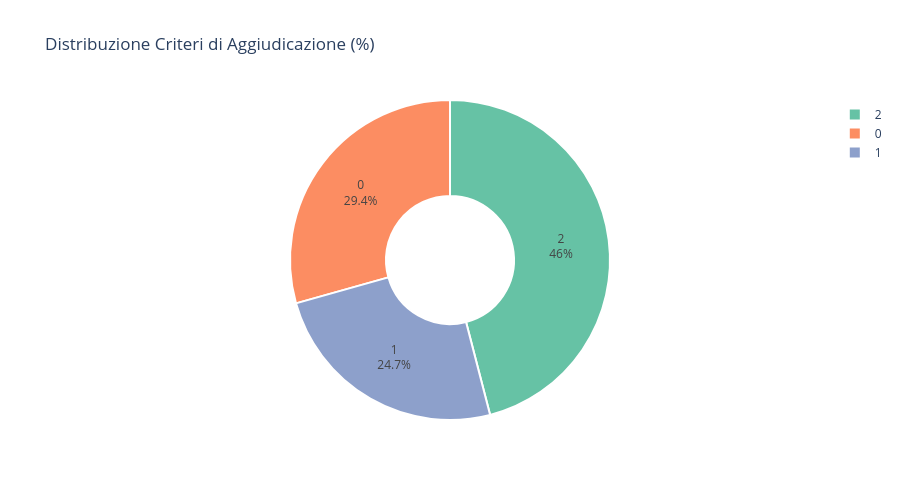

Write notebook code for a chart like this one.
### Markdown cell above
### Grafico 5: Distribuzione Criteri di Aggiudicazione - Donut Chart

**Scelta Tecnica**: Donut chart (pie con hole) per visualizzare composizione percentuale dei criteri. Il hole centrale aumenta leggibilità e consente inserimento testo informativo.

**Interpretazione**: Mostra dominanza relativa dei criteri nel mercato portoghese. Crescita MEAT (Most Economically Advantageous Tender) vs Prezzo Più Basso indica shift verso procurement basato su qualità/sostenibilità.

### Code cell
# Distribuzione percentuale criteri aggiudicazione
if Config.COL_AWARD in df_master.columns:
    award_dist = df_master[Config.COL_AWARD].value_counts().reset_index()
    award_dist.columns = ['Criterio', 'Conteggio']
    
    fig_award = px.pie(
        award_dist, 
        values='Conteggio', 
        names='Criterio',
        title="Distribuzione Criteri di Aggiudicazione (%)", 
        hole=0.4,
        color_discrete_sequence=px.colors.qualitative.Set2
    )
    fig_award.update_traces(
        textinfo='percent+label',
        textfont_size=12,
        marker=dict(line=dict(color='white', width=2))
    )
    fig_award.update_layout(height=500)
    fig_award.write_html(Config.PLOTS_DIR / '20b_award_criteria_pie.html')
    try:
        fig_award.write_image(Config.PLOTS_DIR / '20b_award_criteria_pie.png', width=1200, height=800, engine='kaleido')
    except Exception as e:
        print(f"Avviso: impossibile salvare PNG: {e}")
    fig_award.show()
else:
    print("Colonna criteri aggiudicazione non trovata")

### Figure 1 — Plotly figure (JSON) as saved in the notebook; plotly's stock layout.template omitted (floating-point values rounded to 4 significant figures)
{"data": [{"domain": {"x": [0, 1], "y": [0, 1]}, "hole": 0.4, "hovertemplate": "Criterio=%{label}<br>Conteggio=%{value}<extra></extra>", "labels": [2, 0, 1], "legendgroup": "", "marker": {"line": {"color": "white", "width": 2}}, "name": "", "showlegend": true, "textfont": {"size": 12}, "textinfo": "percent+label", "type": "pie", "values": [2221, 1419, 1192]}], "layout": {"height": 500, "legend": {"tracegroupgap": 0}, "piecolorway": ["rgb(102,194,165)", "rgb(252,141,98)", "rgb(141,160,203)", "rgb(231,138,195)", "rgb(166,216,84)", "rgb(255,217,47)", "rgb(229,196,148)", "rgb(179,179,179)"], "title": {"text": "Distribuzione Criteri di Aggiudicazione (%)"}}}
